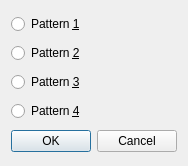
<?xml version="1.0" encoding="UTF-8"?>
<ui version="4.0">
 <class>pattern_dialog</class>
 <widget class="QDialog" name="pattern_dialog">
  <property name="geometry">
   <rect>
    <x>0</x>
    <y>0</y>
    <width>186</width>
    <height>166</height>
   </rect>
  </property>
  <property name="windowTitle">
   <string>Dialog</string>
  </property>
  <layout class="QHBoxLayout" name="horizontalLayout">
   <item>
    <layout class="QVBoxLayout" name="verticalLayout">
     <item>
      <widget class="QRadioButton" name="pattern_1">
       <property name="text">
        <string>Pattern &amp;1</string>
       </property>
      </widget>
     </item>
     <item>
      <widget class="QRadioButton" name="pattern_2">
       <property name="text">
        <string>Pattern &amp;2</string>
       </property>
      </widget>
     </item>
     <item>
      <widget class="QRadioButton" name="pattern_3">
       <property name="text">
        <string>Pattern &amp;3</string>
       </property>
      </widget>
     </item>
     <item>
      <widget class="QRadioButton" name="pattern_4">
       <property name="text">
        <string>Pattern &amp;4</string>
       </property>
      </widget>
     </item>
     <item alignment="Qt::AlignHCenter">
      <widget class="QDialogButtonBox" name="buttonBox">
       <property name="orientation">
        <enum>Qt::Horizontal</enum>
       </property>
       <property name="standardButtons">
        <set>QDialogButtonBox::Cancel|QDialogButtonBox::Ok</set>
       </property>
      </widget>
     </item>
    </layout>
   </item>
  </layout>
 </widget>
 <resources/>
 <connections>
  <connection>
   <sender>buttonBox</sender>
   <signal>accepted()</signal>
   <receiver>pattern_dialog</receiver>
   <slot>accept()</slot>
   <hints>
    <hint type="sourcelabel">
     <x>248</x>
     <y>254</y>
    </hint>
    <hint type="destinationlabel">
     <x>157</x>
     <y>274</y>
    </hint>
   </hints>
  </connection>
  <connection>
   <sender>buttonBox</sender>
   <signal>rejected()</signal>
   <receiver>pattern_dialog</receiver>
   <slot>reject()</slot>
   <hints>
    <hint type="sourcelabel">
     <x>316</x>
     <y>260</y>
    </hint>
    <hint type="destinationlabel">
     <x>286</x>
     <y>274</y>
    </hint>
   </hints>
  </connection>
 </connections>
</ui>
